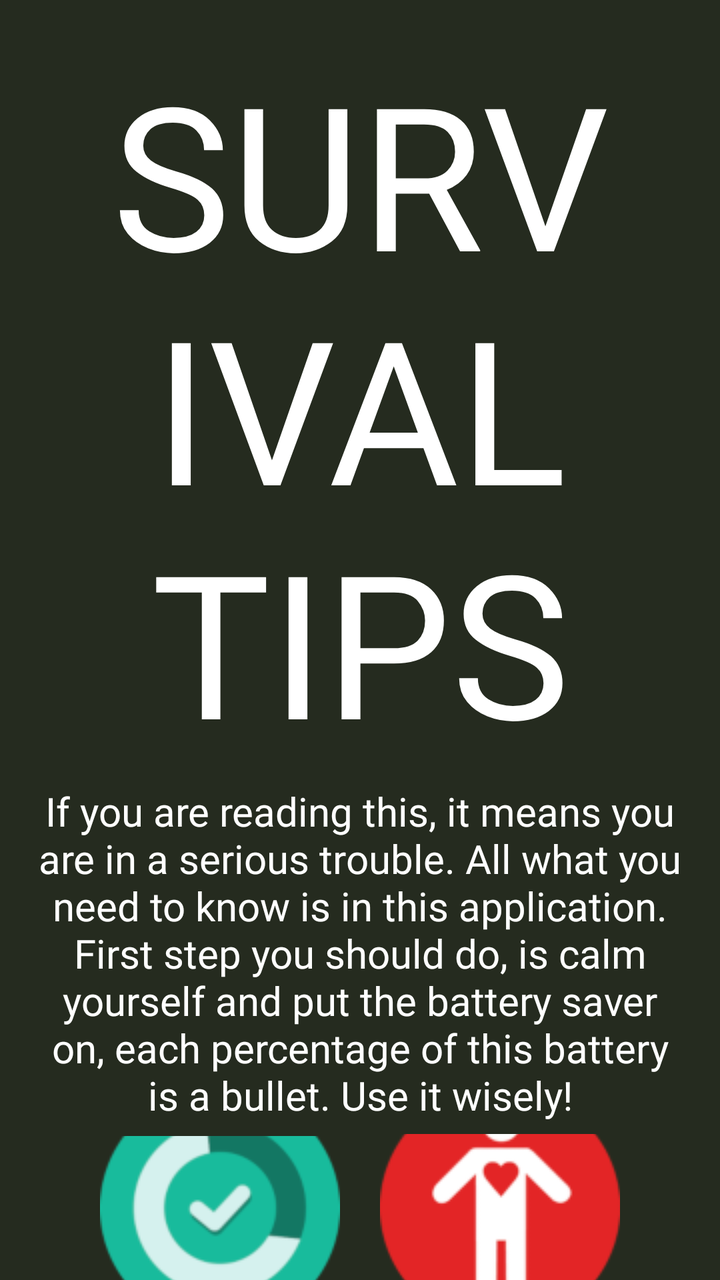
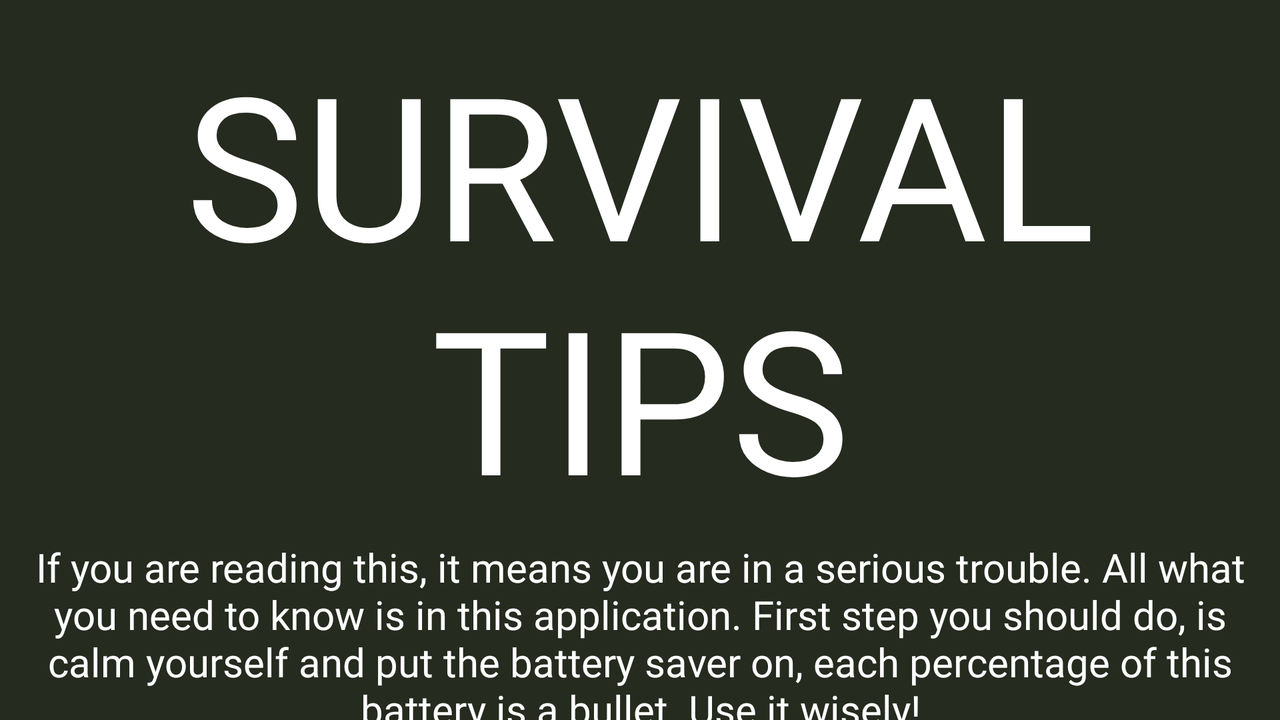

Compare how this app lays out the same screen by default and in its alternative resource folder. The renders come first, then the two layout files and the values they reference.
<!-- AndroidManifest.xml: application theme AppTheme -->
<!-- res/layout/activity_main.xml -->
<?xml version="1.0" encoding="utf-8"?>
<RelativeLayout xmlns:android="http://schemas.android.com/apk/res/android"
    xmlns:app="http://schemas.android.com/apk/res-auto"
    android:layout_width="match_parent"
    android:layout_height="match_parent"
    android:paddingLeft="16dp"
    android:paddingRight="16dp"
    android:background="@color/colorPrimaryDark">

    <TextView
        android:id="@+id/title"
        android:layout_width="match_parent"
        android:layout_height="wrap_content"
        android:layout_marginTop="20dp"
        android:gravity="center"
        android:text="@string/intro_title"
        android:textSize="100sp"
        android:textColor="@color/colorText"
        android:fontFamily="@font/ussr_army"/>

    <TextView
        android:id="@+id/disclaimer"
        android:layout_width="wrap_content"
        android:layout_height="wrap_content"
        android:layout_below="@+id/title"
        android:layout_marginTop="5dp"
        android:gravity="center"
        android:text="@string/disclaimer"
        android:textColor="@color/colorText"
        android:textSize="20sp" />

    <ImageButton
        android:id="@+id/health_ic"
        android:layout_width="wrap_content"
        android:layout_height="wrap_content"
        android:layout_below="@+id/disclaimer"
        android:layout_alignEnd="@+id/disclaimer"
        android:layout_marginTop="6dp"
        android:layout_marginEnd="34dp"
        app:srcCompat="@drawable/health"
        android:background="?android:attr/selectableItemBackground"/>

    <ImageButton
        android:id="@+id/diary_ic"
        android:layout_width="wrap_content"
        android:layout_height="wrap_content"
        android:layout_below="@+id/health_ic"
        android:layout_alignEnd="@+id/health_ic"
        android:layout_marginTop="27dp"
        android:layout_marginEnd="0dp"
        android:background="?android:attr/selectableItemBackground"
        app:srcCompat="@drawable/diary" />

    <ImageButton
        android:id="@+id/how_to_ic"
        android:layout_width="wrap_content"
        android:layout_height="wrap_content"
        android:layout_below="@+id/disclaimer"
        android:layout_alignStart="@+id/disclaimer"
        android:layout_marginStart="34dp"
        android:layout_marginTop="7dp"
        app:srcCompat="@drawable/how_to"
        android:background="?android:attr/selectableItemBackground"/>

    <ImageButton
        android:id="@+id/tools_ic"
        android:layout_width="wrap_content"
        android:layout_height="wrap_content"
        android:layout_below="@+id/how_to_ic"
        android:layout_alignStart="@+id/how_to_ic"
        android:layout_marginStart="0dp"
        android:layout_marginTop="27dp"
        android:background="?android:attr/selectableItemBackground"
        app:srcCompat="@drawable/tool" />


</RelativeLayout>
<!-- resources referenced by this layout -->
<resources>
  <color name="colorPrimaryDark">#252B1F</color>
  <color name="colorText">#FFFFFF</color>
  <!-- drawable diary: png bitmap (drawable-v24, 6850 bytes) -->
  <!-- drawable health: png bitmap (drawable-v24, 14917 bytes) -->
  <!-- drawable how_to: png bitmap (drawable-v24, 12570 bytes) -->
  <!-- drawable tool: png bitmap (drawable-v24, 11128 bytes) -->
  <string name="disclaimer">If you are reading this, it means you are in a serious trouble. All what you need to know is in this
      application. First step you should do, is calm yourself and put the battery saver on, each percentage of this battery is a bullet.
      Use it wisely! </string>
  <string name="intro_title">SURVIVAL TIPS</string>
  <style name="AppTheme" parent="Theme.AppCompat.NoActionBar">
          
          <item name="colorPrimary">@color/colorPrimary</item>
          <item name="colorPrimaryDark">@color/colorPrimaryDark</item>
          <item name="colorAccent">@color/colorAccent</item>
          <item name="android:windowBackground">@color/colorPrimary</item>
          <item name="android:textColorPrimary">@color/colorText</item>
          <item name="android:navigationBarColor">@color/colorPrimaryDark</item>
          <item name="android:fontFamily">@font/telegraphem</item>
          
          <item name="scrimBackground">@color/mtrl_scrim_color</item>
          <item name="textAppearanceHeadline1">@style/TextAppearance.MaterialComponents.Headline1</item>
          <item name="textAppearanceHeadline2">@style/TextAppearance.MaterialComponents.Headline2</item>
          <item name="textAppearanceHeadline3">@style/TextAppearance.MaterialComponents.Headline3</item>
          <item name="textAppearanceHeadline4">@style/TextAppearance.MaterialComponents.Headline4</item>
          <item name="textAppearanceHeadline5">@style/TextAppearance.MaterialComponents.Headline5</item>
          <item name="textAppearanceHeadline6">@style/TextAppearance.MaterialComponents.Headline6</item>
          <item name="textAppearanceSubtitle1">@style/TextAppearance.MaterialComponents.Subtitle1</item>
          <item name="textAppearanceSubtitle2">@style/TextAppearance.MaterialComponents.Subtitle2</item>
          <item name="textAppearanceBody1">@style/TextAppearance.MaterialComponents.Body1</item>
          <item name="textAppearanceBody2">@style/TextAppearance.MaterialComponents.Body2</item>
          <item name="textAppearanceCaption">@style/TextAppearance.MaterialComponents.Caption</item>
          <item name="textAppearanceButton">@style/TextAppearance.MaterialComponents.Button</item>
          <item name="textAppearanceOverline">@style/TextAppearance.MaterialComponents.Overline</item>
  
  
      </style>
  <color name="colorPrimary">#4B5320</color>
  <color name="colorAccent">#D81B1B</color>
</resources>
<!-- res/layout-land/activity_main.xml (the repository's variant of the layout above) -->
<!-- drawn on the phone turned sideways -->
<?xml version="1.0" encoding="utf-8"?>
<RelativeLayout xmlns:android="http://schemas.android.com/apk/res/android"
    xmlns:app="http://schemas.android.com/apk/res-auto"
    android:layout_width="match_parent"
    android:layout_height="match_parent"
    android:paddingLeft="16dp"
    android:paddingRight="16dp"
    android:background="@color/colorPrimaryDark">

    <TextView
        android:id="@+id/title"
        android:layout_width="match_parent"
        android:layout_height="wrap_content"
        android:layout_marginTop="15dp"
        android:fontFamily="@font/ussr_army"
        android:gravity="center"
        android:text="@string/intro_title"
        android:textColor="@color/colorText"
        android:textSize="100sp" />

    <TextView
        android:id="@+id/disclaimer"
        android:layout_width="wrap_content"
        android:layout_height="wrap_content"
        android:layout_below="@+id/title"
        android:layout_marginTop="5dp"
        android:gravity="center"
        android:text="@string/disclaimer"
        android:textColor="@color/colorText"
        android:textSize="20sp" />

    <ImageButton
        android:id="@+id/health_ic"
        android:layout_width="120dp"
        android:layout_height="wrap_content"
        android:layout_alignTop="@+id/how_to_ic"
        android:layout_marginStart="60dp"
        android:layout_marginTop="0dp"
        android:layout_marginEnd="59dp"
        android:layout_toStartOf="@+id/diary_ic"
        android:layout_toEndOf="@+id/tools_ic"
        android:background="?android:attr/selectableItemBackground"
        app:srcCompat="@drawable/health" />

    <ImageButton
        android:id="@+id/diary_ic"
        android:layout_width="wrap_content"
        android:layout_height="wrap_content"
        android:layout_alignTop="@+id/how_to_ic"
        android:layout_alignEnd="@+id/disclaimer"
        android:layout_marginTop="0dp"
        android:layout_marginEnd="18dp"
        android:background="?android:attr/selectableItemBackground"
        app:srcCompat="@drawable/diary" />

    <ImageButton
        android:id="@+id/how_to_ic"
        android:layout_width="wrap_content"
        android:layout_height="wrap_content"
        android:layout_below="@+id/disclaimer"
        android:layout_alignStart="@+id/disclaimer"
        android:layout_marginStart="19dp"
        android:layout_marginTop="10dp"
        android:background="?android:attr/selectableItemBackground"
        app:srcCompat="@drawable/how_to" />

    <ImageButton
        android:id="@+id/tools_ic"
        android:layout_width="wrap_content"
        android:layout_height="wrap_content"
        android:layout_alignTop="@+id/how_to_ic"
        android:layout_marginStart="59dp"
        android:layout_marginTop="0dp"
        android:layout_toEndOf="@+id/how_to_ic"
        android:background="?android:attr/selectableItemBackground"
        app:srcCompat="@drawable/tool" />

</RelativeLayout>
